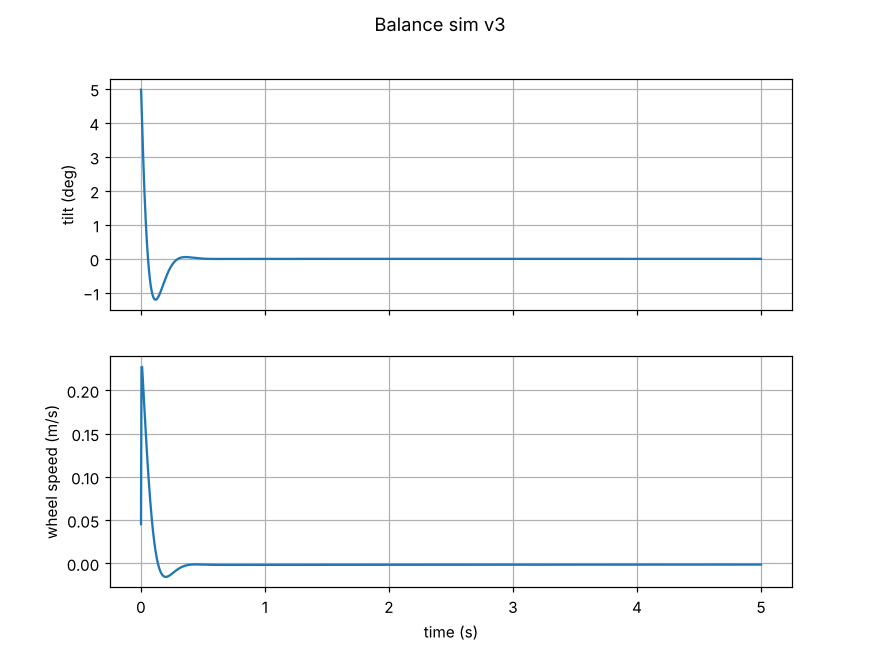

Generate this figure with Python:
"""
Self-balancing robot PID simulation - v3

Model: inverted pendulum on a wheeled base. Stepper motors are speed
controlled, so the controller output is treated as wheel acceleration.

    theta_ddot = (g*sin(theta) - a*cos(theta)) / L

theta = tilt from vertical (rad, + = leaning forward)
a     = wheel/base acceleration (m/s^2, + = forward)
"""
import math
import matplotlib
matplotlib.use("Agg")
import matplotlib.pyplot as plt

# --- physical parameters ---
G = 9.81          # m/s^2
L = 0.10          # m, wheel axle to centre of mass

# --- timing ---
DT_CTRL = 1 / 200     # control loop period (200 Hz)
DT_PHYS = 1 / 1000    # physics step
T_END = 5.0

# --- PID gains (output = wheel acceleration, m/s^2 per rad) ---
KP = 40.0
KI = 5.0
KD = 2.4

SETPOINT = 0.0                    # upright
THETA0 = math.radians(5.0)        # start tilted 5 degrees


def run():
    theta, omega = THETA0, 0.0    # tilt, tilt rate
    x, v = 0.0, 0.0               # base position, velocity
    integral, prev_error = 0.0, 0.0
    accel = 0.0
    t, next_ctrl = 0.0, 0.0
    log = {"t": [], "theta": [], "v": [], "a": []}
    fell_at = None

    while t < T_END:
        if t >= next_ctrl:
            # v2 fix: leaning forward (+theta) must drive the wheels forward (+a)
            # to get back under the centre of mass, so error = theta - setpoint.
            error = theta - SETPOINT
            integral += error * DT_CTRL
            # v3 fix: derivative is a rate, so divide the change by the loop period.
            derivative = (error - prev_error) / DT_CTRL
            prev_error = error
            accel = KP * error + KI * integral + KD * derivative
            next_ctrl += DT_CTRL

        alpha = (G * math.sin(theta) - accel * math.cos(theta)) / L
        omega += alpha * DT_PHYS
        theta += omega * DT_PHYS
        v += accel * DT_PHYS
        x += v * DT_PHYS
        t += DT_PHYS

        log["t"].append(t)
        log["theta"].append(math.degrees(theta))
        log["v"].append(v)
        log["a"].append(accel)

        if abs(theta) > math.radians(45):
            fell_at = t
            break

    return log, fell_at


if __name__ == "__main__":
    log, fell_at = run()
    if fell_at is not None:
        print(f"FELL OVER at t = {fell_at:.3f} s")
    else:
        print(f"Still upright at t = {T_END} s")
    print(f"max |tilt| = {max(abs(a) for a in log['theta']):.2f} deg")
    print(f"final tilt = {log['theta'][-1]:.2f} deg, final speed = {log['v'][-1]:.2f} m/s")

    fig, ax = plt.subplots(2, 1, figsize=(8, 6), sharex=True)
    ax[0].plot(log["t"], log["theta"]); ax[0].set_ylabel("tilt (deg)"); ax[0].grid(True)
    ax[1].plot(log["t"], log["v"]); ax[1].set_ylabel("wheel speed (m/s)")
    ax[1].set_xlabel("time (s)"); ax[1].grid(True)
    fig.suptitle("Balance sim v3")
    fig.savefig("balance_sim_v3.png", dpi=110)
